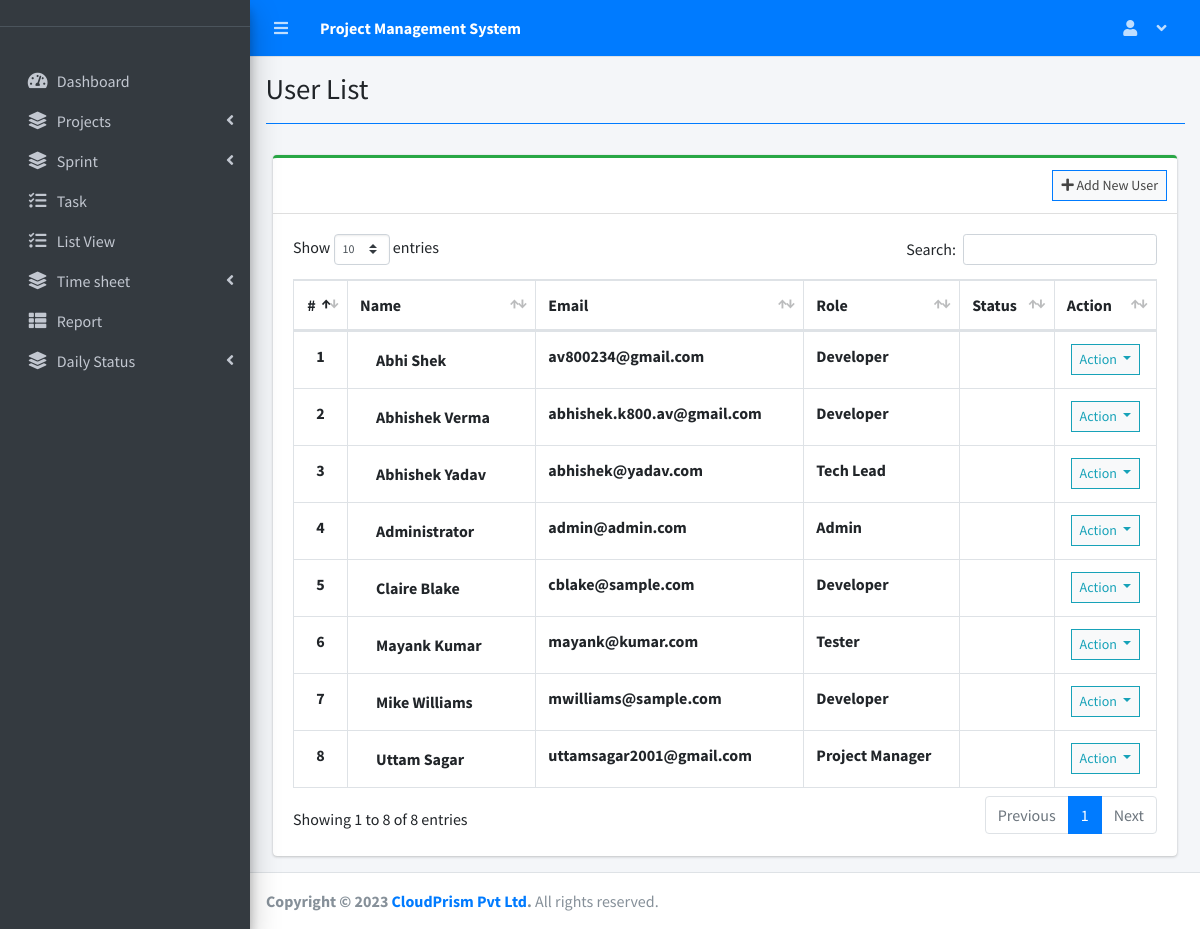
The app's page /index.php?page=user_list (signed in) with its own data.
### tables this page shows
CREATE TABLE `users` (
  `id` int(30) NOT NULL,
  `firstname` varchar(200) NOT NULL,
  `lastname` varchar(200) NOT NULL,
  `email` varchar(200) NOT NULL,
  `password` text NOT NULL,
  `type` tinyint(1) NOT NULL DEFAULT 2 COMMENT '1 = admin, 2 = staff',
  `avatar` varchar(200) NOT NULL DEFAULT 'no-image-available.png',
  `date_created` datetime NOT NULL DEFAULT current_timestamp()
);

### user_list.php (the view, shortened to what this page needs)
<?php include'db_connect.php' ?>
<div class="col-lg-12">
	<div class="card card-outline card-success">
		<div class="card-header">
			<div class="card-tools">
				<a class="btn btn-block btn-sm btn-default btn-flat border-primary" href="./index.php?page=new_user"><i
						class="fa fa-plus"></i> Add New User</a>
			</div>
		</div>
		<div class="card-body">
			<table class="table tabe-hover table-bordered" id="list">
				<thead>
					<tr>
						<th class="text-center">#</th>
						<th>Name</th>
						<th>Email</th>
						<th>Role</th>
						<th>Status</th>
						<th>Action</th>
					</tr>
				</thead>
				<tbody>
					<?php
					$i = 1;
					$type = array('',"Admin","Project Manager","Developer","Tech Lead","Tester","Guest","Team Lead","Marketing Associate");
					$qry = $conn->query("SELECT *,concat(firstname,' ',lastname) as name FROM users order by concat(firstname,' ',lastname) asc");
					while($row= $qry->fetch_assoc()):
					?>
					<tr>
						<th class="text-center">
							<?php echo $i++ ?>
						</th>
						<td><a class="dropdown-item view_user" href="javascript:void(0)"
								data-id="<?php echo $row['id'] ?>"><b>
									<?php echo ucwords($row['name']) ?>
								</b></a></td>
						<td><b>
								<?php echo $row['email'] ?>
							</b></td>
						<td><b>
								<?php echo $type[$row['type']] ?>
							</b></td>
						<td></td>
						<td class="text-center">
							<button type="button"
								class="btn btn-default btn-sm btn-flat border-info wave-effect text-info dropdown-toggle"
								data-toggle="dropdown" aria-expanded="true">
								Action
							</button>
						</td>
					</tr>
					<?php endwhile; ?>
				</tbody>
			</table>
		</div>
	</div>
</div>

### index.php (shortened to what this page needs)
<!DOCTYPE html>
<html lang="en">
<?php
	include 'header.php'
?>
<body class="hold-transition sidebar-mini layout-fixed layout-navbar-fixed layout-footer-fixed">
<div class="wrapper">
  <?php include 'topbar.php' ?>
  <?php include 'sidebar.php' ?>
  <div class="content-wrapper">
    <div class="content-header">
      <div class="container-fluid">
        <div class="row mb-2">
          <div class="col-sm-6">
            <h1 class="m-0"><?php echo $title ?></h1>
          </div>
        </div>
            <hr class="border-primary">
      </div>
    </div>
    <section class="content">
      <div class="container-fluid">
         <?php
            $page = isset($_GET['page']) ? $_GET['page'] : 'home';
            if(!file_exists($page.".php")){
                include '404.html';
            }else{
            include $page.'.php';
            }
          ?>
      </div>
    </section>
  </div>
  <footer class="main-footer">
    <strong>Copyright &copy; 2023 <a href="https://www.cloudprism.in/">CloudPrism Pvt Ltd</a>.</strong>
    All rights reserved.
  </footer>
</div>
</body>
</html>

### header.php (shortened to what this page needs)
<head>
  <?php
  $title = isset($_GET['page']) ? ucwords(str_replace("_", ' ', $_GET['page'])) : "Home";
  ?>
  <link rel="stylesheet" href="assets/plugins/fontawesome-free/css/all.min.css">
  <link rel="stylesheet" href="assets/plugins/overlayScrollbars/css/OverlayScrollbars.min.css">
  <link rel="stylesheet" href="assets/plugins/datatables-bs4/css/dataTables.bootstrap4.min.css">
  <link rel="stylesheet" href="assets/plugins/datatables-responsive/css/responsive.bootstrap4.min.css">
  <link rel="stylesheet" href="assets/plugins/datatables-buttons/css/buttons.bootstrap4.min.css">
  <link rel="stylesheet" href="assets/plugins/select2/css/select2.min.css">
  <link rel="stylesheet" href="assets/plugins/select2-bootstrap4-theme/select2-bootstrap4.min.css">
  <link rel="stylesheet" href="assets/plugins/sweetalert2-theme-bootstrap-4/bootstrap-4.min.css">
  <link rel="stylesheet" href="assets/plugins/toastr/toastr.min.css">
  <link rel="stylesheet" href="assets/plugins/dropzone/min/dropzone.min.css">
  <link rel="stylesheet" href="assets/dist/css/jquery.datetimepicker.min.css">
  <link rel="stylesheet" href="assets/plugins/icheck-bootstrap/icheck-bootstrap.min.css">
  <link rel="stylesheet" href="assets/plugins/bootstrap4-toggle/css/bootstrap4-toggle.min.css">
  <link rel="stylesheet" href="assets/dist/css/adminlte.min.css">
  <link rel="stylesheet" href="assets/dist/css/styles.css">
  <link rel="stylesheet" href="assets/plugins/summernote/summernote-bs4.min.css">
  <link rel="stylesheet" href="assets/fullcalendar/fullcalendar.min.css" />
</head>

### topbar.php (shortened to what this page needs)
<nav class="main-header navbar navbar-expand navbar-primary navbar-dark ">
  <ul class="navbar-nav">
    <?php if(isset($_SESSION['login_id'])): ?>
    <li class="nav-item">
      <a class="nav-link" data-widget="pushmenu" href="" role="button"><i class="fas fa-bars"></i></a>
    </li>
  <?php endif; ?>
    <li>
      <a class="nav-link text-white"  href="./" role="button"> <large><b>Project Management System</b></large></a>
    </li>
  </ul>
  <ul class="navbar-nav ml-auto">
   <li class="nav-item dropdown">
          <a class="nav-link"  data-toggle="dropdown" aria-expanded="true" href="javascript:void(0)">
            <span>
              <div class="d-felx badge-pill">
                <span class="fa fa-user mr-2"></span>
                <span class="fa fa-angle-down ml-2"></span>
              </div>
            </span>
          </a>
    </li>
  </ul>
</nav>

### sidebar.php (shortened to what this page needs)
<aside class="main-sidebar sidebar-dark-primary elevation-4">
  <div class="dropdown">
  <a href="./" class="brand-link">
  </a>
  </div>
  <div class="sidebar pb-4 mb-4">
    <nav class="mt-2">
      <ul class="nav nav-pills nav-sidebar flex-column nav-flat" data-widget="treeview" role="menu" data-accordion="false">
        <li class="nav-item dropdown">
          <a href="./" class="nav-link nav-home">
            <i class="nav-icon fas fa-tachometer-alt"></i>
            <p>
              Dashboard
            </p>
          </a>
        </li>
        <li class="nav-item">
          <a href="#" class="nav-link nav-edit_project nav-view_project">
            <i class="nav-icon fas fa-layer-group"></i>
            <p>
              Projects
              <i class="right fas fa-angle-left"></i>
            </p>
          </a>
        </li>
        <li class="nav-item">
          <a href="#" class="nav-link nav-edit_project nav-View_Sprint">
            <i class="nav-icon fas fa-layer-group"></i>
            <p>
              Sprint
              <i class="right fas fa-angle-left"></i>
            </p>
          </a>
        </li>
        <li class="nav-item">
              <a href="./index.php?page=task_list" class="nav-link nav-task_list">
                <i class="fas fa-tasks nav-icon"></i>
                <p>Task</p>
              </a>
        </li>
        <li class="nav-item">
              <a href="./index.php?page=list_view" class="nav-link nav-list_view">
                <i class="fas fa-tasks nav-icon"></i>
                <p>List View</p>
              </a>
        </li>
        <li class="nav-item">
          <a href="#" class="nav-link nav-calendar nav-time_sheet">
            <i class="nav-icon fas fa-layer-group"></i>
            <p>
              Time sheet
              <i class="right fas fa-angle-left"></i>
            </p>
          </a>
        </li>
        <?php if($_SESSION['login_type'] != 3 || $_SESSION['login_type'] != 5 || $_SESSION['login_type'] != 8): ?>
        <li class="nav-item">
              <a href="./index.php?page=reports" class="nav-link nav-reports">
                <i class="fas fa-th-list nav-icon"></i>
                <p>Report</p>
              </a>
        </li>
        <?php endif; ?>
      <?php if($_SESSION['login_type'] != 6){ ?>
        <li class="nav-item">
          <a href="#" class="nav-link nav-edit_user">
            <i class="nav-icon fas fa-layer-group"></i>
            <p>
              Daily Status
              <i class="right fas fa-angle-left"></i>
            </p>
          </a>
        </li>
    <?php } ?>
      </ul>
    </nav>
  </div>
</aside>

### records on screen
users: name "Abhi Shek", email "av800234@gmail.com", type "Developer"
users: name "Abhishek Verma", email "abhishek.k800.av@gmail.com", type "Developer"
users: name "Abhishek Yadav", email "abhishek@yadav.com", type "Tech Lead"
users: name "Administrator", email "admin@admin.com", type "Admin"
users: name "Claire Blake", email "cblake@sample.com", type "Developer"
users: name "Mayank Kumar", email "mayank@kumar.com", type "Tester"
users: name "Mike Williams", email "mwilliams@sample.com", type "Developer"
users: name "Uttam Sagar", email "uttamsagar2001@gmail.com", type "Project Manager"

### other values on screen
$title "User List"
